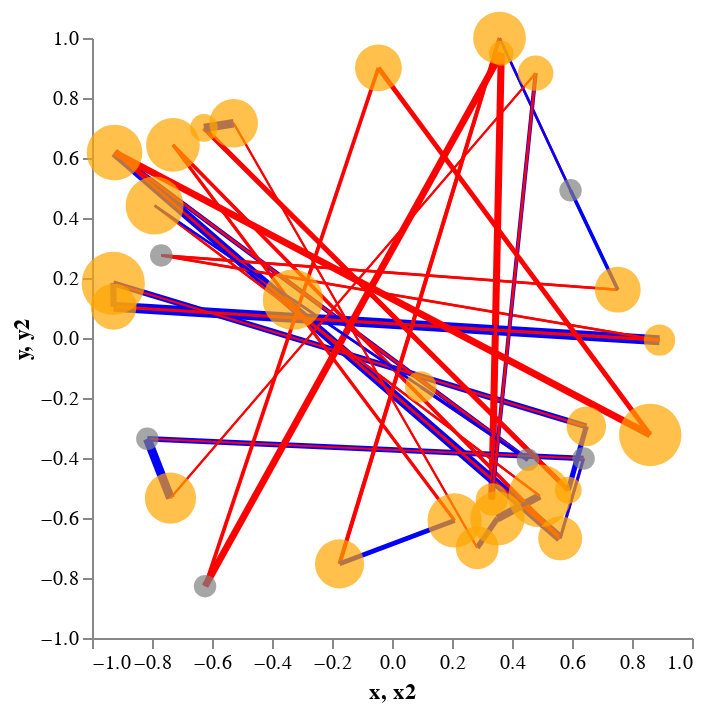

This figure's notebook cell:
### Code cell
model.visualize_network()

### Figure 1 — Vega-Lite specification as saved in the notebook (floating-point values rounded to 4 significant figures)
{"config": {"view": {"continuousWidth": 300, "continuousHeight": 300, "strokeWidth": 0}, "axis": {"grid": false}}, "layer": [{"data": {"name": "data-9e08dc3992db97aaecbd4b5baefcef02"}, "mark": {"type": "rule"}, "encoding": {"color": {"field": "color", "legend": null, "scale": null, "type": "nominal"}, "strokeWidth": {"field": "width", "legend": null, "scale": {"range": [1, 5]}, "type": "quantitative"}, "x": {"field": "x", "type": "quantitative"}, "x2": {"field": "x2"}, "y": {"field": "y", "type": "quantitative"}, "y2": {"field": "y2"}}}, {"data": {"name": "data-32d1959b464ef6336732f11fd628e721"}, "mark": {"type": "circle"}, "encoding": {"color": {"field": "color", "legend": null, "scale": null, "type": "nominal"}, "size": {"field": "size", "legend": null, "scale": {"range": [100, 1000]}, "type": "quantitative"}, "tooltip": [{"field": "id", "type": "quantitative"}, {"field": "assets", "type": "quantitative"}, {"field": "value_preference", "type": "quantitative"}], "x": {"field": "x", "type": "quantitative"}, "y": {"field": "y", "type": "quantitative"}}}], "$schema": "https://vega.github.io/schema/vega-lite/v5.20.1.json", "datasets": {"data-9e08dc3992db97aaecbd4b5baefcef02": [{"source": 17, "target": 18, "tie_strength": 34, "color": "blue", "width": 68, "x": 0.6477, "y": -0.2946, "x2": -0.929, "y2": 0.182}, {"source": 17, "target": 16, "tie_strength": -4, "color": "red", "width": 8, "x": 0.6477, "y": -0.2946, "x2": 0.5876, "y2": -0.5074}, {"source": 2, "target": 3, "tie_strength": -12, "color": "red", "width": 24, "x": 0.3643, "y": 0.9494, "x2": -0.6231, "y2": -0.8272}, {"source": 2, "target": 1, "tie_strength": -42, "color": "red", "width": 84, "x": 0.3643, "y": 0.9494, "x2": 0.3327, "y2": -0.5381}, {"source": 7, "target": 8, "tie_strength": -12, "color": "red", "width": 24, "x": 0.4531, "y": -0.4061, "x2": 0.09595, "y2": -0.1629}, {"source": 7, "target": 6, "tie_strength": 22, "color": "blue", "width": 44, "x": 0.4531, "y": -0.4061, "x2": -0.9249, "y2": 0.6182}, {"source": 21, "target": 22, "tie_strength": -6, "color": "red", "width": 12, "x": -0.7692, "y": 0.2754, "x2": 0.7527, "y2": 0.1609}, {"source": 21, "target": 20, "tie_strength": -4, "color": "red", "width": 8, "x": -0.7692, "y": 0.2754, "x2": 0.8918, "y2": -0.00734}, {"source": 6, "target": 5, "tie_strength": -2, "color": "red", "width": 4, "x": -0.9249, "y": 0.6182, "x2": 0.8608, "y2": -0.3231}, {"source": 6, "target": 28, "tie_strength": 58, "color": "blue", "width": 116, "x": -0.9249, "y": 0.6182, "x2": 0.5607, "y2": -0.6678}, {"source": 6, "target": 7, "tie_strength": -6, "color": "red", "width": 12, "x": -0.9249, "y": 0.6182, "x2": 0.4531, "y2": -0.4061}, {"source": 20, "target": 19, "tie_strength": 66, "color": "blue", "width": 132, "x": 0.8918, "y": -0.00734, "x2": -0.9281, "y2": 0.1042}, {"source": 20, "target": 21, "tie_strength": -6, "color": "red", "width": 12, "x": 0.8918, "y": -0.00734, "x2": -0.7692, "y2": 0.2754}, {"source": 29, "target": 30, "tie_strength": 30, "color": "blue", "width": 60, "x": 0.6385, "y": -0.4016, "x2": -0.8156, "y2": -0.3361}, {"source": 29, "target": 28, "tie_strength": -10, "color": "red", "width": 20, "x": 0.6385, "y": -0.4016, "x2": 0.5607, "y2": -0.6678}, {"source": 8, "target": 7, "tie_strength": 10, "color": "blue", "width": 20, "x": 0.09595, "y": -0.1629, "x2": 0.4531, "y2": -0.4061}, {"source": 8, "target": 9, "tie_strength": -4, "color": "red", "width": 8, "x": 0.09595, "y": -0.1629, "x2": -0.3304, "y2": 0.1276}, {"source": 25, "target": 24, "tie_strength": -18, "color": "red", "width": 36, "x": -0.1749, "y": -0.7528, "x2": 0.3585, "y2": 1.0}, {"source": 25, "target": 26, "tie_strength": -14, "color": "red", "width": 28, "x": -0.1749, "y": -0.7528, "x2": 0.2086, "y2": -0.6081}, {"source": 18, "target": 19, "tie_strength": 22, "color": "blue", "width": 44, "x": -0.929, "y": 0.182, "x2": -0.9281, "y2": 0.1042}, {"source": 18, "target": 17, "tie_strength": -2, "color": "red", "width": 4, "x": -0.929, "y": 0.182, "x2": 0.6477, "y2": -0.2946}, {"source": 12, "target": 13, "tie_strength": -4, "color": "red", "width": 8, "x": 0.3515, "y": -0.6015, "x2": 0.2841, "y2": -0.6992}, {"source": 12, "target": 11, "tie_strength": 48, "color": "blue", "width": 96, "x": 0.3515, "y": -0.6015, "x2": 0.4924, "y2": -0.5264}, {"source": 31, "target": 30, "tie_strength": 56, "color": "blue", "width": 112, "x": -0.7384, "y": -0.5338, "x2": -0.8156, "y2": -0.3361}, {"source": 31, "target": 0, "tie_strength": -2, "color": "red", "width": 4, "x": -0.7384, "y": -0.5338, "x2": 0.4789, "y2": 0.8829}, {"source": 23, "target": 24, "tie_strength": -6, "color": "red", "width": 12, "x": 0.5952, "y": 0.4922, "x2": 0.3585, "y2": 1.0}, {"source": 23, "target": 22, "tie_strength": 8, "color": "blue", "width": 16, "x": 0.5952, "y": 0.4922, "x2": 0.7527, "y2": 0.1609}, {"source": 27, "target": 26, "tie_strength": -11, "color": "red", "width": 22, "x": -0.7301, "y": 0.6435, "x2": 0.2086, "y2": -0.6081}, {"source": 27, "target": 28, "tie_strength": -15, "color": "red", "width": 30, "x": -0.7301, "y": 0.6435, "x2": 0.5607, "y2": -0.6678}, {"source": 28, "target": 27, "tie_strength": -4, "color": "red", "width": 8, "x": 0.5607, "y": -0.6678, "x2": -0.7301, "y2": 0.6435}, {"source": 28, "target": 6, "tie_strength": -7, "color": "red", "width": 14, "x": 0.5607, "y": -0.6678, "x2": -0.9249, "y2": 0.6182}, {"source": 28, "target": 29, "tie_strength": 7, "color": "blue", "width": 14, "x": 0.5607, "y": -0.6678, "x2": 0.6385, "y2": -0.4016}, {"source": 11, "target": 12, "tie_strength": 17, "color": "blue", "width": 34, "x": 0.4924, "y": -0.5264, "x2": 0.3515, "y2": -0.6015}, {"source": 11, "target": 10, "tie_strength": -3, "color": "red", "width": 6, "x": 0.4924, "y": -0.5264, "x2": -0.7913, "y2": 0.4415}, {"source": 1, "target": 2, "tie_strength": -12, "color": "red", "width": 24, "x": 0.3327, "y": -0.5381, "x2": 0.3643, "y2": 0.9494}, {"source": 1, "target": 0, "tie_strength": 18, "color": "blue", "width": 36, "x": 0.3327, "y": -0.5381, "x2": 0.4789, "y2": 0.8829}, {"source": 30, "target": 29, "tie_strength": -1, "color": "red", "width": 2, "x": -0.8156, "y": -0.3361, "x2": 0.6385, "y2": -0.4016}, {"source": 30, "target": 31, "tie_strength": 23, "color": "blue", "width": 46, "x": -0.8156, "y": -0.3361, "x2": -0.7384, "y2": -0.5338}, {"source": 15, "target": 16, "tie_strength": -27, "color": "red", "width": 54, "x": -0.6267, "y": 0.7001, "x2": 0.5876, "y2": -0.5074}, {"source": 15, "target": 14, "tie_strength": 5, "color": "blue", "width": 10, "x": -0.6267, "y": 0.7001, "x2": -0.5278, "y2": 0.7158}, {"source": 16, "target": 15, "tie_strength": -17, "color": "red", "width": 34, "x": 0.5876, "y": -0.5074, "x2": -0.6267, "y2": 0.7001}, {"source": 16, "target": 17, "tie_strength": 27, "color": "blue", "width": 54, "x": 0.5876, "y": -0.5074, "x2": 0.6477, "y2": -0.2946}, {"source": 3, "target": 2, "tie_strength": -41, "color": "red", "width": 82, "x": -0.6231, "y": -0.8272, "x2": 0.3643, "y2": 0.9494}, {"source": 3, "target": 4, "tie_strength": -15, "color": "red", "width": 30, "x": -0.6231, "y": -0.8272, "x2": -0.04524, "y2": 0.9004}, {"source": 9, "target": 8, "tie_strength": 7, "color": "blue", "width": 14, "x": -0.3304, "y": 0.1276, "x2": 0.09595, "y2": -0.1629}, {"source": 9, "target": 10, "tie_strength": -1, "color": "red", "width": 2, "x": -0.3304, "y": 0.1276, "x2": -0.7913, "y2": 0.4415}, {"source": 5, "target": 6, "tie_strength": -41, "color": "red", "width": 82, "x": 0.8608, "y": -0.3231, "x2": -0.9249, "y2": 0.6182}, {"source": 5, "target": 4, "tie_strength": -25, "color": "red", "width": 50, "x": 0.8608, "y": -0.3231, "x2": -0.04524, "y2": 0.9004}, {"source": 24, "target": 25, "tie_strength": -12, "color": "red", "width": 24, "x": 0.3585, "y": 1.0, "x2": -0.1749, "y2": -0.7528}, {"source": 24, "target": 23, "tie_strength": 6, "color": "blue", "width": 12, "x": 0.3585, "y": 1.0, "x2": 0.5952, "y2": 0.4922}, {"source": 26, "target": 25, "tie_strength": 24, "color": "blue", "width": 48, "x": 0.2086, "y": -0.6081, "x2": -0.1749, "y2": -0.7528}, {"source": 26, "target": 27, "tie_strength": -4, "color": "red", "width": 8, "x": 0.2086, "y": -0.6081, "x2": -0.7301, "y2": 0.6435}, {"source": 0, "target": 1, "tie_strength": -6, "color": "red", "width": 12, "x": 0.4789, "y": 0.8829, "x2": 0.3327, "y2": -0.5381}, {"source": 0, "target": 31, "tie_strength": -2, "color": "red", "width": 4, "x": 0.4789, "y": 0.8829, "x2": -0.7384, "y2": -0.5338}, {"source": 13, "target": 14, "tie_strength": -2, "color": "red", "width": 4, "x": 0.2841, "y": -0.6992, "x2": -0.5278, "y2": 0.7158}, {"source": 13, "target": 12, "tie_strength": 30, "color": "blue", "width": 60, "x": 0.2841, "y": -0.6992, "x2": 0.3515, "y2": -0.6015}, {"source": 4, "target": 3, "tie_strength": -2, "color": "red", "width": 4, "x": -0.04524, "y": 0.9004, "x2": -0.6231, "y2": -0.8272}, {"source": 4, "target": 5, "tie_strength": -4, "color": "red", "width": 8, "x": -0.04524, "y": 0.9004, "x2": 0.8608, "y2": -0.3231}, {"source": 22, "target": 21, "tie_strength": -6, "color": "red", "width": 12, "x": 0.7527, "y": 0.1609, "x2": -0.7692, "y2": 0.2754}, {"source": 22, "target": 23, "tie_strength": 14, "color": "blue", "width": 28, "x": 0.7527, "y": 0.1609, "x2": 0.5952, "y2": 0.4922}, {"source": 14, "target": 13, "tie_strength": -1, "color": "red", "width": 2, "x": -0.5278, "y": 0.7158, "x2": 0.2841, "y2": -0.6992}, {"source": 14, "target": 15, "tie_strength": 55, "color": "blue", "width": 110, "x": -0.5278, "y": 0.7158, "x2": -0.6267, "y2": 0.7001}, {"source": 10, "target": 11, "tie_strength": -4, "color": "red", "width": 8, "x": -0.7913, "y": 0.4415, "x2": 0.4924, "y2": -0.5264}, {"source": 10, "target": 9, "tie_strength": 6, "color": "blue", "width": 12, "x": -0.7913, "y": 0.4415, "x2": -0.3304, "y2": 0.1276}, {"source": 19, "target": 20, "tie_strength": -11, "color": "red", "width": 22, "x": -0.9281, "y": 0.1042, "x2": 0.8918, "y2": -0.00734}, {"source": 19, "target": 18, "tie_strength": 35, "color": "blue", "width": 70, "x": -0.9281, "y": 0.1042, "x2": -0.929, "y2": 0.182}], "data-32d1959b464ef6336732f11fd628e721": [{"id": 17, "assets": 20, "value_preference": 7.195, "color": "orange", "size": 1100, "x": 0.6477, "y": -0.2946}, {"id": 2, "assets": 2, "value_preference": 3.0, "color": "orange", "size": 200, "x": 0.3643, "y": 0.9494}, {"id": 7, "assets": 0, "value_preference": 0.0, "color": "gray", "size": 100, "x": 0.4531, "y": -0.4061}, {"id": 21, "assets": 0, "value_preference": 0.0, "color": "gray", "size": 100, "x": -0.7692, "y": 0.2754}, {"id": 6, "assets": 49, "value_preference": 8.958, "color": "orange", "size": 2550, "x": -0.9249, "y": 0.6182}, {"id": 20, "assets": 9, "value_preference": 5.658, "color": "orange", "size": 550, "x": 0.8918, "y": -0.00734}, {"id": 29, "assets": 0, "value_preference": 0.0, "color": "gray", "size": 100, "x": 0.6385, "y": -0.4016}, {"id": 8, "assets": 9, "value_preference": 5.658, "color": "orange", "size": 550, "x": 0.09595, "y": -0.1629}, {"id": 25, "assets": 36, "value_preference": 8.349, "color": "orange", "size": 1900, "x": -0.1749, "y": -0.7528}, {"id": 18, "assets": 66, "value_preference": 9.549, "color": "orange", "size": 3400, "x": -0.929, "y": 0.182}, {"id": 12, "assets": 46, "value_preference": 8.833, "color": "orange", "size": 2400, "x": 0.3515, "y": -0.6015}, {"id": 31, "assets": 40, "value_preference": 8.557, "color": "orange", "size": 2100, "x": -0.7384, "y": -0.5338}, {"id": 23, "assets": 0, "value_preference": 0.0, "color": "gray", "size": 100, "x": 0.5952, "y": 0.4922}, {"id": 27, "assets": 45, "value_preference": 8.79, "color": "orange", "size": 2350, "x": -0.7301, "y": 0.6435}, {"id": 28, "assets": 27, "value_preference": 7.783, "color": "orange", "size": 1450, "x": 0.5607, "y": -0.6678}, {"id": 11, "assets": 65, "value_preference": 9.519, "color": "orange", "size": 3350, "x": 0.4924, "y": -0.5264}, {"id": 1, "assets": 10, "value_preference": 5.858, "color": "orange", "size": 600, "x": 0.3327, "y": -0.5381}, {"id": 30, "assets": 0, "value_preference": 0.0, "color": "gray", "size": 100, "x": -0.8156, "y": -0.3361}, {"id": 15, "assets": 5, "value_preference": 4.567, "color": "orange", "size": 350, "x": -0.6267, "y": 0.7001}, {"id": 16, "assets": 4, "value_preference": 4.167, "color": "orange", "size": 300, "x": 0.5876, "y": -0.5074}, {"id": 3, "assets": 0, "value_preference": 0.0, "color": "gray", "size": 100, "x": -0.6231, "y": -0.8272}, {"id": 9, "assets": 59, "value_preference": 9.326, "color": "orange", "size": 3050, "x": -0.3304, "y": 0.1276}, {"id": 5, "assets": 64, "value_preference": 9.488, "color": "orange", "size": 3300, "x": 0.8608, "y": -0.3231}, {"id": 24, "assets": 43, "value_preference": 8.7, "color": "orange", "size": 2250, "x": 0.3585, "y": 1.0}, {"id": 26, "assets": 46, "value_preference": 8.833, "color": "orange", "size": 2400, "x": 0.2086, "y": -0.6081}, {"id": 0, "assets": 14, "value_preference": 6.503, "color": "orange", "size": 800, "x": 0.4789, "y": 0.8829}, {"id": 13, "assets": 25, "value_preference": 7.632, "color": "orange", "size": 1350, "x": 0.2841, "y": -0.6992}, {"id": 4, "assets": 32, "value_preference": 8.117, "color": "orange", "size": 1700, "x": -0.04524, "y": 0.9004}, {"id": 22, "assets": 30, "value_preference": 7.99, "color": "orange", "size": 1600, "x": 0.7527, "y": 0.1609}, {"id": 14, "assets": 35, "value_preference": 8.294, "color": "orange", "size": 1850, "x": -0.5278, "y": 0.7158}, {"id": 10, "assets": 54, "value_preference": 9.151, "color": "orange", "size": 2800, "x": -0.7913, "y": 0.4415}, {"id": 19, "assets": 30, "value_preference": 7.99, "color": "orange", "size": 1600, "x": -0.9281, "y": 0.1042}]}}
